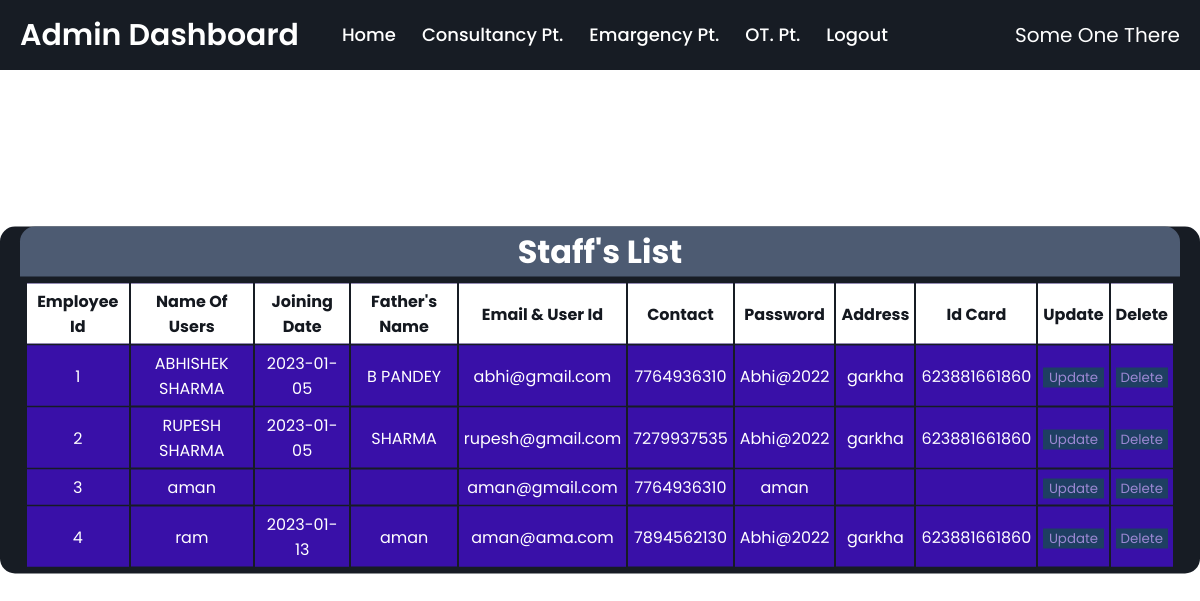
The app's page /viewstaff.php with its own data.
### tables this page shows
CREATE TABLE `users` (
  `id` int(255) NOT NULL,
  `name` varchar(255) NOT NULL,
  `doj` varchar(255) NOT NULL,
  `fname` varchar(255) NOT NULL,
  `email` varchar(255) NOT NULL,
  `mobile` varchar(255) NOT NULL,
  `password` varchar(255) NOT NULL,
  `cpassword` varchar(255) NOT NULL,
  `address` varchar(255) NOT NULL,
  `idcard` varchar(255) NOT NULL,
  `isAdmin` int(11) DEFAULT 0
);

### viewstaff.php (the view, shortened to what this page needs)
<!DOCTYPE html>
<html lang="en">
<head>
  <link rel="stylesheet" href="css/style.css">
  <link rel="stylesheet" href="css/viewOPD.css">
</head>
<body>
  <div class="wrapper">
    <nav>
      <div class="content">
      <div class="logo"><a href="#">Admin Dashboard</a></div>
         <ul class="links">
          <li><a href="dashboard.php">Home</a></li>
          <li>
            <a href="#" class="desktop-link">Consultancy Pt.</a>
          </li>
          <li>
            <a href="#" class="desktop-link">Emargency Pt.</a>
          </li>
          <li>
            <a href="#" class="desktop-link">OT. Pt.</a>
          </li>
          <li><a href="adminlogout.php">Logout</a></li>
        </ul>
      </div>
      <label for="" class="someone-class">Some One There</label>
    </nav>
  </div>
  <div class="dummy-text">
    <div class="dummy-text-1">
      <h1>Staff's List</h1>
    </div>
    <div class="dummy-text-2">
      <div class="dummy-text-3">
        <table class="design-table">
          <tr>
            <th>Employee Id</th>
            <th>Name Of Users</th>
            <th>Joining Date</th>
            <th>Father's Name</th>
            <th>Email & User Id</th>
            <th>Contact</th>
            <th>Password</th>
            <th>Address</th>
            <th>Id Card</th>
            <th>Update</th>
            <th>Delete</th>
          </tr>
          <tbody>
            <?php
              include 'db_con.php';
              $selectquery = " select * from users ";
              $query = mysqli_query($con, $selectquery);
              while ($res = mysqli_fetch_array($query)) {
                  ?>
                <tr>
                 <td> <?php echo $res['id']; ?> </td>
                 <td> <?php echo $res['name']; ?> </td>
                 <td> <?php echo $res['doj']; ?> </td>
                 <td> <?php echo $res['fname']; ?> </td>
                 <td> <?php echo $res['email']; ?> </td>
                 <td> <?php echo $res['mobile']; ?> </td>
                 <td> <?php echo $res['password']; ?> </td>
                 <td> <?php echo $res['address']; ?> </td>
                 <td> <?php echo $res['idcard']; ?> </td>
                 <td><button>Update</button></td>
                 <td><button>Delete</button></td>
                </tr>
            <?php
              }
            ?>
          </tbody>
        </table>
      </div>
    </div>
  </div>
</body>
</html>

### css/style.css (style rules this page uses)
* { margin: 0; padding: 0; box-sizing: border-box; text-decoration: none; font-family: 'Poppins', sans-serif; }
.wrapper { background: #171c24; position: fixed; width: 100%; z-index : 1; }
.wrapper nav { position: relative; display: flex; max-width: calc(100% - 200px); margin: 0 auto; height: 70px; align-items: center; justify-content: space-between; }
nav .content { display: flex; align-items: center; }
nav .content .links { margin-left: 80px; display: flex; }
.content .logo a { color: #fff; font-size: 30px; font-weight: 600; }
.content .links li { list-style: none; line-height: 70px; }
.content .links li a, .content .links li label { color: #fff; font-size: 18px; font-weight: 500; padding: 9px 17px; border-radius: 5px; transition: all 0.3s ease; }
.someone-class { color: #fff; font-size: 20px; }
@media screen and (max-width: 1250px) { .wrapper nav { max-width: 100%; padding: 0 20px; } }
@media screen and (max-width: 1250px) { nav .content .links { margin-left: 30px; } }
@media screen and (max-width: 1250px) { .content .links li a { padding: 8px 13px; } }
.dummy-text { position: absolute; top: 50%; left: 50%; width: 100%; z-index: -1; padding: 0 20px; text-align: center; transform: translate(-50%, -50%); }

### css/viewOPD.css (style rules this page uses)
* { margin: 0; padding: 0; box-sizing: border-box; text-decoration: none; font-family: 'Poppins', sans-serif; }
.wrapper { background: #171c24; position: fixed; width: 100%; z-index: 1; }
.wrapper nav { position: relative; display: flex; max-width: calc(100% - 200px); margin: 0 auto; height: 70px; align-items: center; justify-content: space-between; }
nav .content { display: flex; align-items: center; }
nav .content .links { margin-left: 80px; display: flex; }
.content .logo a { color: #fff; font-size: 30px; font-weight: 600; }
.content .links li { list-style: none; line-height: 70px; }
.content .links li a, .content .links li label { color: #fff; font-size: 18px; font-weight: 500; padding: 9px 17px; border-radius: 5px; transition: all 0.3s ease; }
@media screen and (max-width: 1250px) { .wrapper nav { max-width: 100%; padding: 0 20px; } }
@media screen and (max-width: 1250px) { nav .content .links { margin-left: 30px; } }
@media screen and (max-width: 1250px) { .content .links li a { padding: 8px 13px; } }
.dummy-text { position: absolute; top: 50%; left: 50%; width: 100%; z-index: -1; text-align: center; transform: translate(-50%, -50%); color: rgb(255, 255, 255); background-color: #171c24; width: 100%; border-radius: 15px; }
.dummy-text .dummy-text-1 { display: flex; align-items: center; justify-content: center; height: 50px; width: 100%; background-color: #4d5b72; border-radius: 15px 15px 0 0; }
.dummy-text .dummy-text-2 { height: 100%; width: 100%; }
.design-table { width: 100%; padding: 5px; }
.design-table tr th { height: 35px; padding: 5px; background-color: #fff; color: #14181f; }
.design-table tr td { padding: 5px; height: 100%; }
.design-table tr { background-color: rgb(131, 130, 128); }
.design-table tr td button { width: 100%; height: 100%; border: none; background-color: rgb(4, 110, 31); color: #fff; opacity: 0.5; transition: 0.3s; }
.design-table tr,td:nth-child(odd) { background-color: #3910a8; color: #fff; }

### records on screen
users: id "1", name "ABHISHEK SHARMA", doj "2023-01-05", fname "B PANDEY", email "abhi@gmail.com", mobile "7764936310", password "Abhi@2022", address "garkha", idcard "623881661860"
users: id "2", name "RUPESH SHARMA", doj "2023-01-05", fname "SHARMA", email "rupesh@gmail.com", mobile "7279937535", password "Abhi@2022", address "garkha", idcard "623881661860"
users: id "3", name "aman", email "aman@gmail.com", mobile "7764936310", password "aman"
users: id "4", name "ram", doj "2023-01-13", fname "aman", email "aman@ama.com", mobile "7894562130", password "Abhi@2022", address "garkha", idcard "623881661860"
